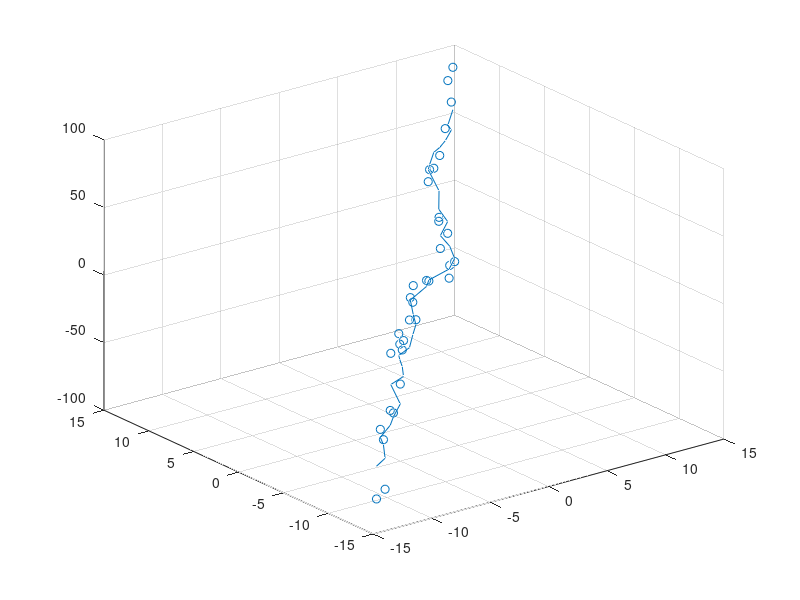

The MATLAB source for this figure:
data = csvread("trainset2-15.csv");

x = data(:,1:2);
y = data(:,3);

w = (inverse(transpose(x) * x)) * transpose(x) * y

y_pred = x * w

sse = sum((y-y_pred).^2);

plot3(x(:,1), x(:,2), y_pred);
%plot(x(:,1), y_pred)
hold on;
scatter3(x(:,1), x(:,2), y);
%scatter(x(:,1), y)
grid on;

data_test = csvread("testset2-15.csv");
x_test = data_test(:,:)
y_test = x_test * w;